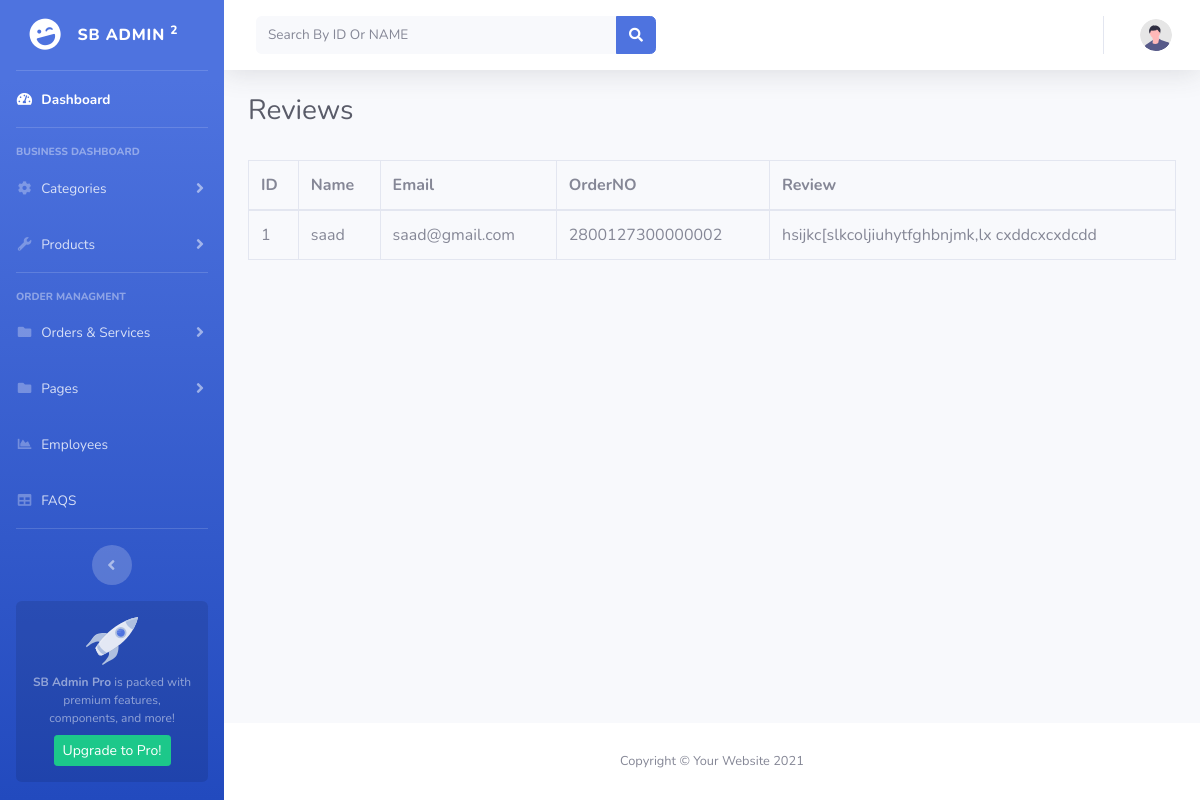
/admin-pannel/review.php, run on the app's committed database.
### tables this page shows
CREATE TABLE `review` (
  `id` int(11) NOT NULL,
  `name` varchar(100) NOT NULL,
  `email` varchar(100) NOT NULL,
  `order_id` varchar(17) NOT NULL,
  `Review_message` text NOT NULL
);

### admin-pannel/review.php (the view)
<?php
include('header.php');
include('connection.php');
?>
                <div class="container-fluid">
                    <div class="d-sm-flex align-items-center justify-content-between mb-4">
                        <h1 class="h3 mb-2 text-gray-800">
                            Reviews
                        </h1>
                    </div>
                    <div class="table-responsive">
                        <table class="table table-bordered" id="dataTable" width="100%" cellspacing="0">
                            <thead>
                                <tr>
                                    <th>ID</th>
                                    <th>Name</th>
                                    <th>Email</th>
                                    <th>OrderNO</th>
                                    <th>Review</th>
                                </tr>
                            </thead>
                                <tbody>
                                    <?php
                                    $Review_data=mysqli_query($con,"SELECT * FROM `review`");
                                    while($all_rows=mysqli_fetch_array($Review_data)){?>
                                <tr>
                                    <td><?php echo $all_rows[0];?></td>
                                    <td><?php echo $all_rows[1];?></td>
                                    <td><?php echo $all_rows[2];?></td>
                                    <td><?php echo $all_rows[3];?></td>
                                    <td><?php echo $all_rows[4];?></td>
                                </tr>
                                <?php } ?>
                            </tbody>
                        </table>
                    </div>
                </div>
                </div>
            <?php
include('footer.php');

### data on the page
review: id "1", name "saad", email "saad@gmail.com", order "2800127300000002", Review_message "hsijkc[slkcoljiuhytfghbnjmk,lx cxddcxcxdcdd"
